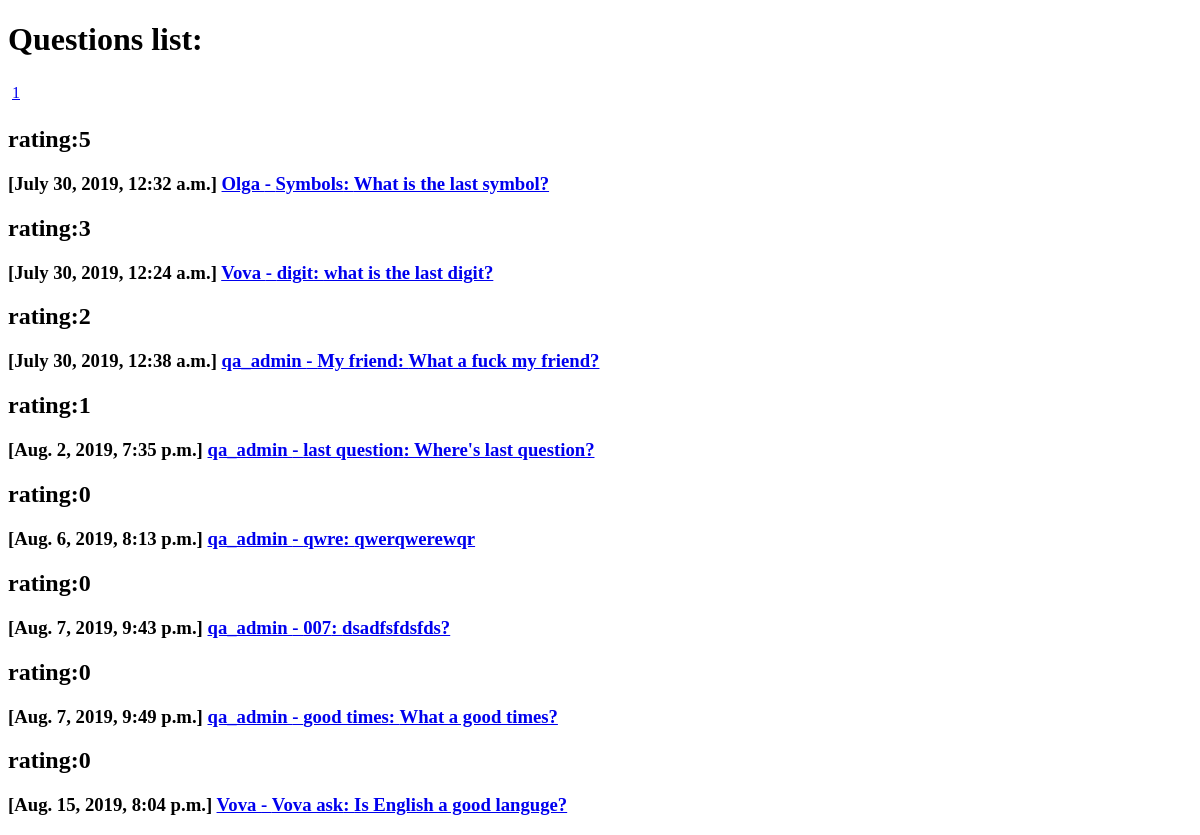
Page /popular/ on the committed database.
### qa/models.py (models this page shows, shortened)
class Question(models.Model):
    objects = QuestionManager()
    title = models.CharField(max_length=255)
    text = models.TextField(default='')
    added_at = models.DateTimeField(blank=True, auto_now_add=True)
    rating = models.IntegerField(default=0)
    author = models.ForeignKey(User, on_delete=models.SET_NULL, null=True)
    likes = models.ManyToManyField(User, related_name='question_like_user', blank=True)
    def get_url(self):
        return "/question/{}/".format(self.id)

### qa/views.py (the view)
# urls.py: path('popular/', views.question_by_rating, name='question-by-rating'),
@require_GET
def question_by_rating(request):
    questions = Question.objects.popular()
    paginator, page = paginate(request, questions)
    paginator.baseurl = '/popular/?page='
    context = {
        'questions': page.object_list,
        'paginator': paginator,
        'page': page,
    }
    return  render(request, 'popular.html', context)

### qa/models.py (called while the page is built)
    def popular(self):
        return self.order_by('-rating')

### qa/views.py (called while the page is built)
def paginate(request, qs):
    try:
        limit = int(request.GET.get('limit', 10))
    except ValueError:
        limit = 10
    if limit > 100:
        limit = 10
    try:
        page = int(request.GET.get('page', 1))
    except ValueError:
        raise Http404
    paginator = Paginator(qs, limit)
    try:
        page = paginator.page(page)
    except EmptyPage:
        page = paginator.page(paginator.num_pages)
    return paginator, page

### qa/templates/popular.html (shortened to what this page needs)
<!DOCTYPE html>
<html lang="en">
<head>
</head>
<body>
<h1> Questions list: </h1>
<nav><ul class="pagination">
{% for p in paginator.page_range %}
  {% if p == page.number %}
  <li class="active">
  {% else %}
  <li>
  {% endif %}
    <a href="{{ paginator.baseurl }}{{ p }}">{{ p }}</a>
  </li>
{% endfor %}
</ul></nav>
{% for question in questions %}
<h2> rating:{{question.rating}} </h2>
<h3> [{{question.added_at}}] <a href="{{ question.get_url }}">{{question.author}} - {{question.title}}: {{question.text}}</a>  </h3>
{% endfor %}
</body>
</html>

### qa/templates/popular.html (style rules this page uses)
ul.pagination { margin: 0; padding: 4px; }
ul.pagination li { display: inline; margin-right: 5px; }

### rows in the picture
Question: rating "5", added_at "July 30, 2019, 12:32 a.m.", author "Olga", title "Symbols", text "What is the last symbol?"
Question: rating "3", added_at "July 30, 2019, 12:24 a.m.", author "Vova", title "digit", text "what is the last digit?"
Question: rating "2", added_at "July 30, 2019, 12:38 a.m.", author "qa_admin", title "My friend", text "What a fuck my friend?"
Question: rating "1", added_at "Aug. 2, 2019, 7:35 p.m.", author "qa_admin", title "last question", text "Where's last question?"
Question: rating "0", added_at "Aug. 6, 2019, 8:13 p.m.", author "qa_admin", title "qwre", text "qwerqwerewqr"
Question: rating "0", added_at "Aug. 7, 2019, 9:43 p.m.", author "qa_admin", title "007", text "dsadfsfdsfds?"
Question: rating "0", added_at "Aug. 7, 2019, 9:49 p.m.", author "qa_admin", title "good times", text "What a good times?"
Question: rating "0", added_at "Aug. 15, 2019, 8:04 p.m.", author "Vova", title "Vova ask", text "Is English a good languge?"

### other values in the picture
{{ p }} "1"
